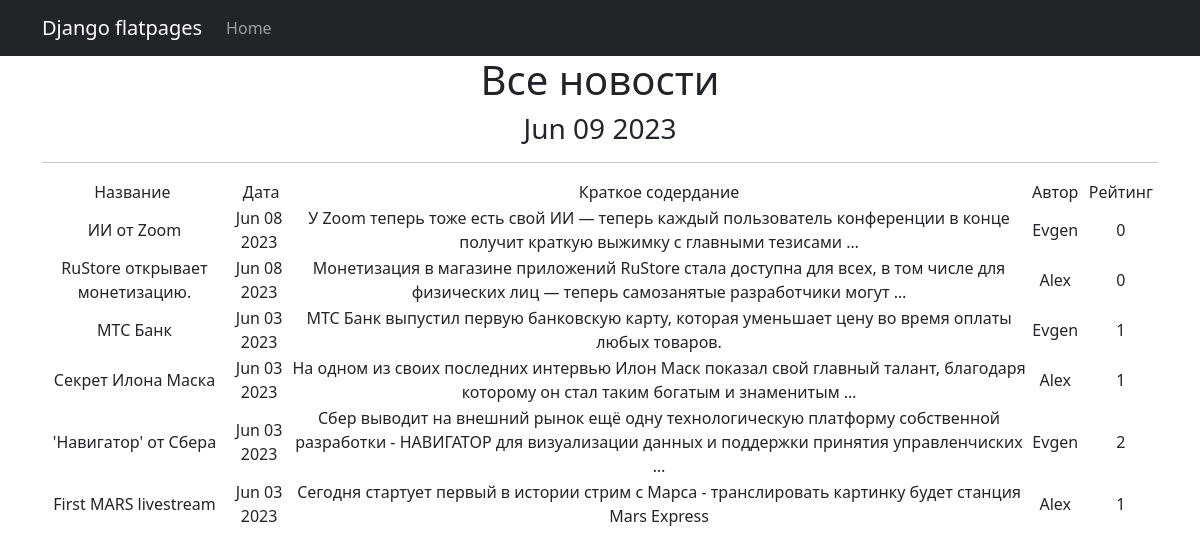
Page /news/ on the committed database.
### news/models.py (models this page shows, shortened)
class Post(models.Model):
    postAuthor = models.ForeignKey(Author, on_delete=models.CASCADE)
    NEWS = 'NW'
    ARTICLE = 'AR'
    choose_post = (
        (NEWS, "Новость"),
        (ARTICLE, "Статья")
    )
    postType = models.CharField(max_length=2, choices=choose_post, default=ARTICLE)
    date_creation = models.DateTimeField(auto_now_add=True)
    postCategory = models.ManyToManyField(Category, through='PostCategory')
    title = models.CharField(max_length=128)
    text = models.TextField()
    rating = models.SmallIntegerField(default=0)

class Author(models.Model):
    authorUser = models.OneToOneField(User, on_delete=models.CASCADE)
    rating = models.SmallIntegerField(default=0)

### news/views.py (the view)
# urls.py: path('', NewsList.as_view()),
class NewsList(ListView):
    model = Post
    ordering = 'title'
    template_name = 'newses.html'
    context_object_name = 'newses'
    def get_context_data(self, **kwargs):
        context = super().get_context_data(**kwargs)
        context['time_now'] = datetime.utcnow()
        return context

### templates/newses.html (shortened to what this page needs)
{% extends 'flatpages/default.html' %}
{% load custom_filters %}
{% block content %}
   <h1>Все новости</h1>
   <h3>{{ time_now|date:'M d Y' }}</h3>
   <hr>
   {% if newses %}
       <table>
           <tr>
               <td>Название&nbsp;</td>
               <td>&nbsp;Дата</td>
               <td>&nbsp;Краткое содердание&nbsp;</td>
               <td>&nbsp;Автор&nbsp;</td>
               <td>&nbsp;Рейтинг&nbsp;</td>
           </tr>
           {% for news in newses|dictsortreversed:'date_creation' %}
           <tr>
               <td>{{ news.title}}</td>
               <td>{{ news.date_creation|date:'M d Y' }}</td>
               <td>{{ news.text|truncatewords:20 }}</td>
               <td>{{ news.postAuthor.authorUser.username }}</td>
               <td>{{ news.rating }}</td>
           </tr>
           {% endfor %}
       </table>
   {% else %}
       <h2>Новостей нет!</h2>
   {% endif %}
{% endblock content %}

### templates/flatpages/default.html (shortened to what this page needs)
<!DOCTYPE html>
<html lang="en">
    <head>
        {% load static %}
        <link href="{% static 'css/styles.css' %}" rel="stylesheet" />
    </head>
    <body>
        <nav class="navbar navbar-expand-lg navbar-dark bg-dark static-top">
            <div class="container">
                <a class="navbar-brand" href="#">Django flatpages</a>
                <div class="collapse navbar-collapse" id="navbarResponsive">
                    <ul class="navbar-nav ml-auto">
                        <li class="nav-item active">
                            <a class="nav-link" href="#">Home
                            </a>
                        </li>
                    </ul>
                </div>
            </div>
        </nav>
        <div class="container">
           <div class="row">
               <div class="col-lg-12 text-center">
                   {% block content %}{% endblock content %}
               </div>
           </div>
        </div>
    </body>
</html>

### rows in the picture
Post: title "ИИ от Zoom", date_creation "Jun 08 2023", text "У Zoom теперь тоже есть свой ИИ — теперь каждый пользователь конференции в конце получит краткую выжимку с главными тезисами …", postAuthor.authorUser.username "Evgen", rating "0"
Post: title "RuStore открывает монетизацию.", date_creation "Jun 08 2023", text "Монетизация в магазине приложений RuStore стала доступна для всех, в том числе для физических лиц — теперь самозанятые разработчики могут …", postAuthor.authorUser.username "Alex", rating "0"
Post: title "МТС Банк", date_creation "Jun 03 2023", text "МТС Банк выпустил первую банковскую карту, которая уменьшает цену во время оплаты любых товаров.", postAuthor.authorUser.username "Evgen", rating "1"
Post: title "Секрет Илона Маска", date_creation "Jun 03 2023", text "На одном из своих последних интервью Илон Маск показал свой главный талант, благодаря которому он стал таким богатым и знаменитым …", postAuthor.authorUser.username "Alex", rating "1"
Post: title "'Навигатор' от Сбера", date_creation "Jun 03 2023", text "Сбер выводит на внешний рынок ещё одну технологическую платформу собственной разработки - НАВИГАТОР для визуализации данных и поддержки принятия управленчиских …", postAuthor.authorUser.username "Evgen", rating "2"
Post: title "First MARS livestream", date_creation "Jun 03 2023", text "Сегодня стартует первый в истории стрим с Марса - транслировать картинку будет станция Mars Express", postAuthor.authorUser.username "Alex", rating "1"

### other values in the picture
{{ time_now|date:'M d Y' }} "Jun 09 2023"
